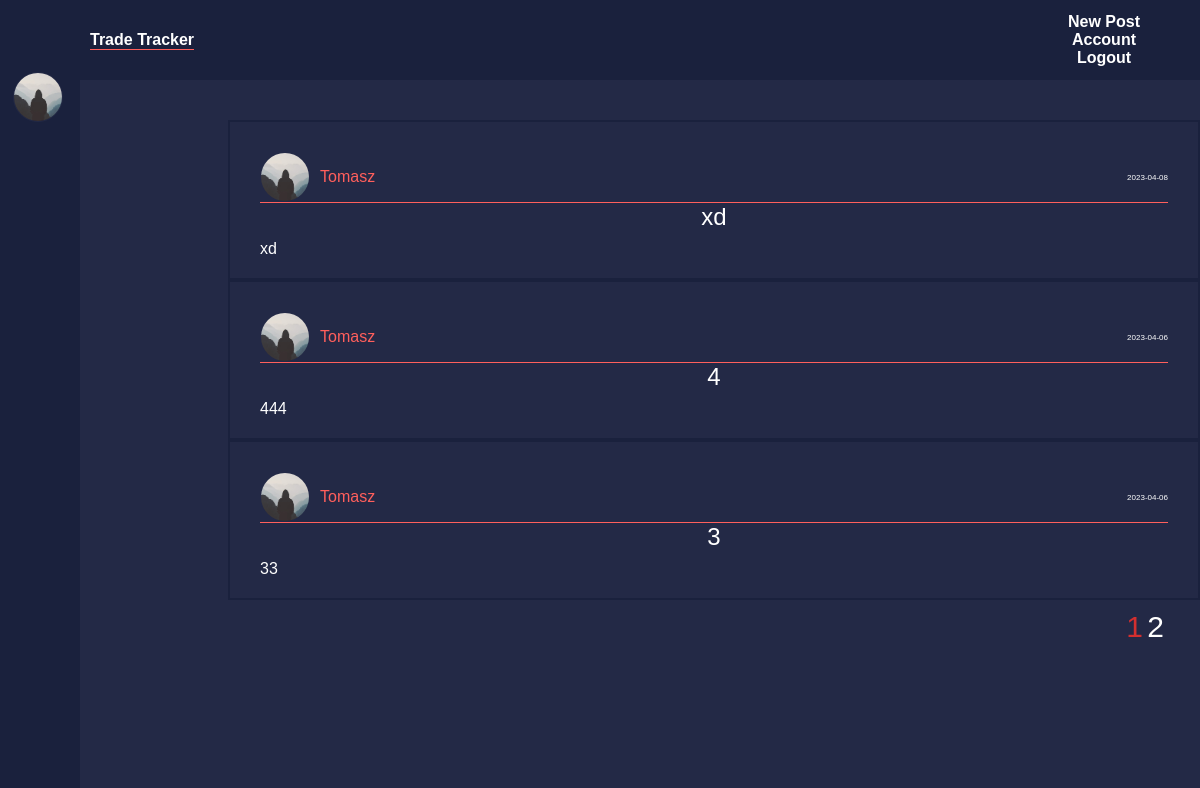
The page /home (signed in) on the database as committed earlier.
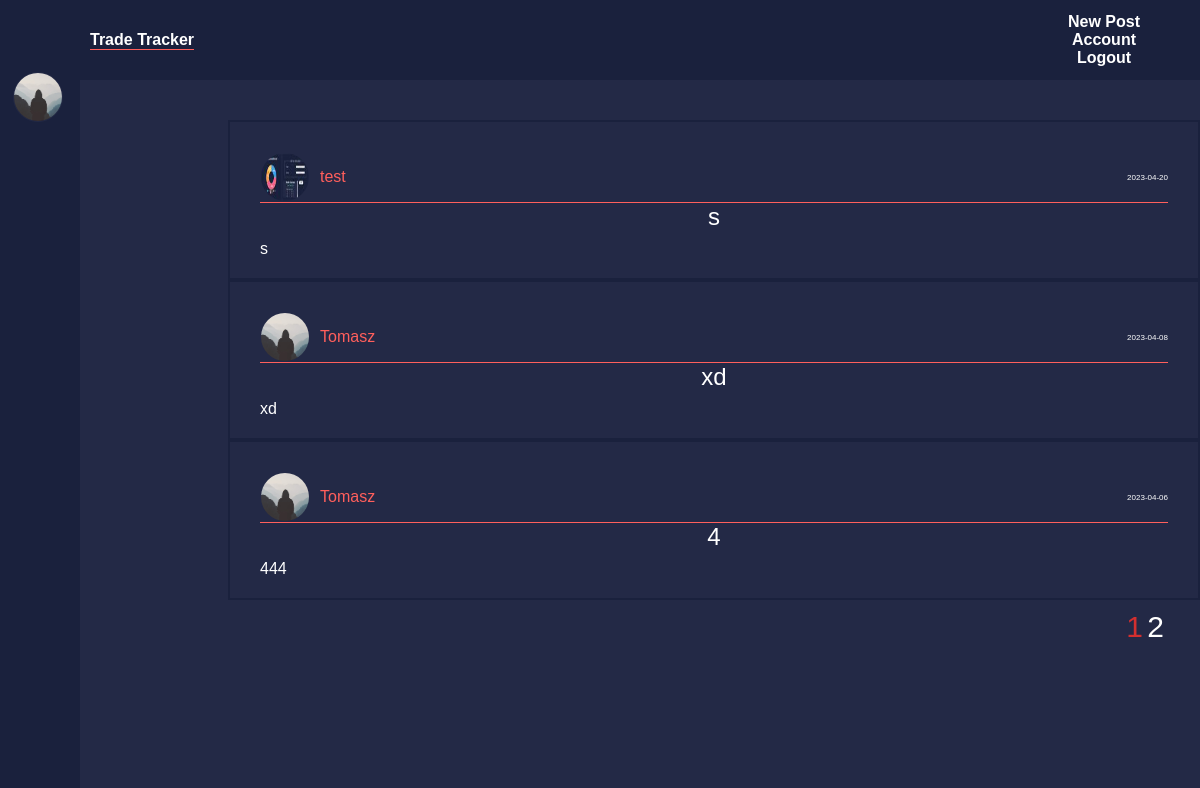
The same page on the database as committed later.
### tradetracker/models.py (models this page shows, shortened)
class User(db.Model, UserMixin):
    id = db.Column(db.Integer, primary_key=True)
    email = db.Column(db.String(20), unique=True, nullable=False)
    username = db.Column(db.String(120), unique=True, nullable=False)
    image_file = db.Column(db.String(20), nullable=False, default='default.jpg')
    password = db.Column(db.String(60), nullable=False)
    posts = db.relationship('Post', backref='author', lazy=True)

class Post(db.Model):
    id = db.Column(db.Integer, primary_key=True)
    title = db.Column(db.String(100), nullable=False)
    date_posted = db.Column(db.DateTime, nullable=False, default=datetime.utcnow)
    content = db.Column(db.Text, nullable=False)
    user_id = db.Column(db.Integer, db.ForeignKey('user.id'), nullable=False)

### tradetracker/main/routes.py (the view)
@main.route('/')
@main.route('/home')
def home():
        page = request.args.get('page', 1, type=int)
        posts = Post.query.order_by(Post.date_posted.desc()).paginate(page=page, per_page=3)
        return render_template('home.html',posts=posts)

### tradetracker/models.py (called while the page is built)
@login_manager.user_loader
def load_user(user_id):
    return User.query.get(int(user_id))

### tradetracker/templates/home.html
{% extends "layout.html" %}
{% block content %}
    {% for post in posts.items %}
        <article class="media">
            <div class="media-body-posts">
                <div class="post-content">
                    <div class="article-head">
                        <div class="article-profile">
                            <img class="article-img" src="{{ url_for('static', filename='profile_pics/' + post.author.image_file) }}">
                            <a class="article-author" href="{{ url_for('users.user_posts', username=post.author.username) }}">{{ post.author.username}}</a>
                        </div>
                        <small class="article-date">{{ post.date_posted.strftime('%Y-%m-%d') }}</small>
                    </div>
                    <a class="article-title post-link" href="{{ url_for('posts.post', post_id=post.id ) }}"> {{ post.title }}</a>
                    <p class="article-content"> {{ post.content }}</p>
                </div>
            </div>
        </article>
    {% endfor %}
    <div class="page-container">
    {% for page_num in posts.iter_pages(left_edge=1, right_edge=1, left_current=1, right_current=2) %}
        {% if page_num %}
            {% if posts.page == page_num %}
                <a class="page_num" id="current_page" href="{{ url_for('main.home', page=page_num) }}">{{ page_num }}</a>
            {% else %}
                <a class="page_num" href="{{ url_for('main.home', page=page_num) }}">{{ page_num }}</a>
            {% endif %}
        {% else %}
            ...
        {% endif %}
    {% endfor %}
    </div>
{% endblock content %}

### tradetracker/templates/layout.html (shortened to what this page needs)
<!DOCTYPE html>
<html>
<head>
  <link rel="stylesheet" type="text/css" href="{{ url_for('static', filename='main.css') }}">
  <link href='https://unpkg.com/boxicons@2.1.4/css/boxicons.min.css' rel='stylesheet'>
</head>
<body>
    <nav class="navbar">
      <div class="container">
        <div class="trade_tracker_logo" >
        <a class="navbar-link" href="/">Trade Tracker</a>
        </div>
        <div class="navbar-right">
            {% if current_user.is_authenticated %}
            <a class="navbar-link new_post" href="{{url_for('posts.new_post')}}">New Post</a>
            <a class="navbar-link" href="{{url_for('users.account')}}">Account</a>
            <a class="navbar-link" href="{{url_for('users.logout')}}">Logout</a>
            {% else %}
            <a class="navbar-link" href="{{url_for('users.login')}}">Login</a>
            <a class="navbar-link" href="{{url_for('users.register')}}">Register</a>
            {% endif %}
        </div>
      </div>
    </nav>
      <main role="main" class="container">
        <div class="sidebar">
          <div class="top">
          </div>
          <div class="user">
            {% if current_user.is_authenticated %}
            <img src="{{ url_for('static', filename='profile_pics/' + current_user.image_file) }}" class="user-img">
            <div>
            </div>
            {% endif %}
          </div>
          <ul>
            {% if current_user.is_authenticated %}
              <li>
                  <a href="{{ url_for('users.portfolio', username=current_user.username) }}">
                    <i class='bx bx-pie-chart-alt' ></i>
                  </a>
              </li>
            {% endif %}
              <li>
                  <a href="{{ url_for('posts.news') }}">
                    <i class='bx bx-news'></i>
                  </a>
              </li>
              <li>
                  <a href="{{ url_for('posts.overview') }}">
                    <i class='bx bx-chalkboard' ></i>
                  </a>
              </li>
              <li>
                  <a href="{{ url_for('posts.earnings') }}">
                      <i class="bx bxs-food-menu"></i>
                  </a>
              </li>
      </div>
        <div class="blocks">
          <div class="block-content">
              {% block content %}{% endblock %}
          </div>
          <div class="secondary-block-content">
          </div>
        </div>
      </main>
</body>
</html>

### tradetracker/static/main.css (style rules this page uses)
* { margin: 0; padding: 0; box-sizing: border-box; font-family: Verdana, Geneva, Tahoma, sans-serif; }
body { background-color: #232946; height: 100%; overflow: auto; }
.container { margin-right: auto; margin-left: auto; display: flex; align-items: center; }
.navbar { background-color: #1A213D; position: fixed; display: flex; justify-content: center; align-items: center; top: 0; left: 0; width: 100%; height: 10%; padding: auto; font-weight: bold; text-align: center; font-size: 1rem; }
.navbar-link { text-align: center; text-decoration: none; color: white; transition: color 0.3s; }
.navbar-right { position: fixed; display: grid; grid-auto-rows: auto; right: 5%; text-align: right; word-spacing: 1rem; }
.new_post { word-spacing: 0; }
.trade_tracker_logo { left: 90px; position: fixed; text-decoration: underline; text-decoration-color: #FF5F5C; text-decoration-style: underline; transition: all 0.5s ease; }
.trade_tracker_logo a { display: inline-block; border-bottom:1px solid #FF5F5C; }
.user-img { width: 50px; border-radius: 100%; border: 1px solid #232946; }
.sidebar { position: absolute; top: 0; left: 0; height: 100%; width: 80px; background-color: #1A213D; padding: 0.4rem 0.8rem; transition: all 0.5s ease; color: white; z-index: 1; }
.user { display: flex; align-items: center; margin: 1rem 0; }
.sidebar ul li { position: relative; list-style-type: none; height: 50px; width: 90%; margin: 0.8rem auto; line-height: 50px; }
.sidebar ul li a { color: #fff; display: flex; align-items: center; text-decoration: none; border-radius: 0.8rem; }
.sidebar ul li a i { min-width: 50px; text-align: center; height: 50px; border-radius: 12px; line-height: 50px; }
.media { font-size: 25px; color: white; border: 2px solid #1A213D; }
.post-content { background-color: #232946; margin-top: 10px; padding: 20px; margin-left: 10px; margin-right: 10px; }
.article-head { display: flex; align-items: center; justify-content: space-between; font-size: 16px; border-bottom: 1px solid #FF5F5C; }
.article-img { width: 50px; height: 50px; border-radius: 100%; border: 1px solid #232946; }
.article-author { font-family: 'Franklin Gothic Medium', 'Arial Narrow', Arial, sans-serif; color: #FF5F5C; text-decoration: none; font-size: 16px; }
.article-profile { display: flex; align-items: center; gap: 10px; }
.article-date { font-size: 8px; margin-left: auto; }
.article-title { display: flex; transition: color 0.3s; text-decoration: none; font-size: 1.5rem; color: white; margin: auto; justify-content: center; }
.article-content { margin-top: 1%; font-size: 1rem; }
.page_num { font-size: 1rem; color: white; text-decoration: none; }
.page-container { float: right; margin-right: 3vw; margin-top: 10px; color: white; }
#current_page { color:#D32F2F; }
.blocks { position: absolute; margin: 0; padding: 0; background-color: #232946; display: flex; right: 0; top: 10%; flex-direction: column; overflow: auto; height: 80%; width: 81%; }
.block-content { box-sizing: border-box; width: 100%; right: 5%; }
.secondary-block-content { box-sizing: border-box; width: 100%; right: 5%; }
@media only screen and (min-width: 768px) { .block-content { box-sizing: border-box; width: 100%; right: 5%; } }
@media only screen and (min-width: 1000px) and (max-width: 1650px) { .blocks { top: 15%; } }
@media only screen and (min-width: 1000px) and (max-width: 1650px) { .block-content { box-sizing: border-box; width: 100%; right: 5%; } }
@media only screen and (min-width: 1000px) and (max-width: 1650px) { .secondary-block-content { position: fixed; right: 10%; height: 50%; width: 40%; } }
@media only screen and (min-width: 1000px) and (max-width: 1650px) { .page_num { font-size: 30px; } }

Rows that differ between the two databases and show on the page:
no longer on this page (row unchanged): Post: image_file (placeholder picture), author.username "Tomasz", date_posted "2023-04-06", title "3", content "33"
added Post: image_file (picture), author.username "test", date_posted "2023-04-20", title "s", content "s"
